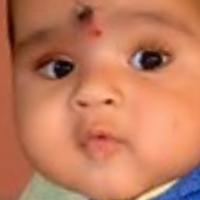
#> input picture test_brown2.jpg, 200 x 200 px
$ jupyter execute skin_tone_detection.ipynb
#> lines starting #> are read from the running program, lines starting #| are printed output that depends on the picture; after the words box and inside, x2 and y2 are one past the last pixel; in counts of white or black regions, pixels touching at a corner belong together
[cell 1]
import cv2
import numpy as np
from sklearn.cluster import KMeans
import matplotlib.pyplot as plt


def extract_skin(image):
    # Convert to HSV color space
    hsv = cv2.cvtColor(image, cv2.COLOR_BGR2HSV)

    # Define skin color range in HSV
    lower_skin = np.array([0, 20, 70], dtype=np.uint8)
    upper_skin = np.array([20, 255, 255], dtype=np.uint8)

    # Create a mask
    mask = cv2.inRange(hsv, lower_skin, upper_skin)

    # Extract skin region
    skin = cv2.bitwise_and(image, image, mask=mask)
    return skin


def get_dominant_color(image, k=1):
    # Convert image to RGB
    image = cv2.cvtColor(image, cv2.COLOR_BGR2RGB)
    image = image.reshape((-1, 3))

    # Remove black pixels (background noise)
    image = image[np.any(image != [0, 0, 0], axis=1)]

    # Apply KMeans clustering to find dominant color
    kmeans = KMeans(n_clusters=k, random_state=42, n_init=10)
    kmeans.fit(image)

    return kmeans.cluster_centers_[0]


def match_skin_tone(rgb_color):
    # Custom Skin Tone Categories
    skin_tones = {
        "Very Fair": (255, 224, 189),
        "Fair": (255, 205, 160),
        "Medium": (240, 180, 140),
        "Olive": (210, 150, 110),
        "Brown": (150, 100, 75),
        "Dark Brown": (90, 60, 45),
    }

    # Find the closest skin tone using Euclidean distance
    min_distance = float("inf")
    best_match = None
    for tone, color in skin_tones.items():
        distance = np.linalg.norm(np.array(rgb_color) - np.array(color))
        if distance < min_distance:
            min_distance = distance
            best_match = tone

    return best_match


def predict_skin_tone(image_path):
#> called with image_path = 'test_brown2.jpg'
    image = cv2.imread(image_path)
#> image is the input picture: shape (200, 200, 3); mean B, G, R 93.5, 123.4, 193.3
    skin = extract_skin(image)
#> in extract_skin, `hsv = cv2.cvtColor(image, cv2.COLOR_BGR2HSV)`: hsv: shape (200, 200, 3); mean H, S, V 13.2, 137.8, 195.4
#> in extract_skin, `mask = cv2.inRange(hsv, lower_skin, upper_skin)`:
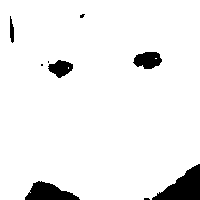
#> mask: shape (200, 200); 94.2% white; 9 black regions (4 under 20 px), largest, box (x1, y1, x2, y2) and area: (152, 164, 200, 200) 928, (25, 181, 80, 200) 638, (133, 52, 162, 69) 365, (48, 60, 73, 78) 285, (10, 16, 14, 43) 79
#> in extract_skin, `skin = cv2.bitwise_and(image, image, mask=mask)`:
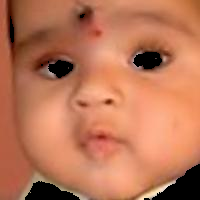
#> skin: shape (200, 200, 3); mean B, G, R 87.1, 117.9, 187.9
    dominant_color = get_dominant_color(skin)
#> dominant_color = [199.5, 125.2, 92.48]
    skin_tone = match_skin_tone(dominant_color)
#> the loop in match_skin_tone, `for tone, color in skin_tones.items():` made 6 passes
#> (distance, min_distance) on passes 1 to 4: (148.9, 148.9), (118.4, 118.4), (83.11, 83.11), (32.17, 32.17)
#> distance on passes 5 to 6: 58.2, 136
#> after the loop in match_skin_tone, `for tone, color in skin_tones.items():`: best_match = 'Olive'; min_distance = 32.17
#> skin_tone = 'Olive'

    print(f"Predicted Skin Tone: {skin_tone}")
#| Predicted Skin Tone: Olive

    # Display the extracted skin region and dominant color
    plt.subplot(1, 2, 1)
    plt.imshow(cv2.cvtColor(skin, cv2.COLOR_BGR2RGB))
    plt.title("Extracted Skin Region")
    plt.axis("off")

    plt.subplot(1, 2, 2)
    plt.imshow([[dominant_color / 255]])
    plt.title(f"Predicted Tone: {skin_tone}")
    plt.axis("off")
    plt.show()
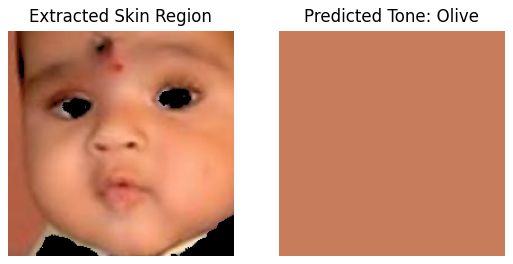
#> figure drawn by matplotlib, 2 panels

# Main function
if __name__ == "__main__":
    predict_skin_tone("test_brown2.jpg")

$ run again, with test_black.jpg copied over test_brown2.jpg
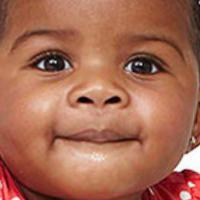
#> input picture test_black.jpg, 200 x 200 px
#> in predict_skin_tone, image is the input picture: shape (200, 200, 3); mean B, G, R 83.5, 106, 166.8
#> hsv: shape (200, 200, 3); mean H, S, V 17.2, 132.4, 166.9
#> in extract_skin, `mask = cv2.inRange(hsv, lower_skin, upper_skin)`:
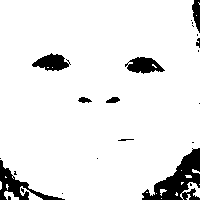
#> mask: shape (200, 200); 91.8% white; 23 black regions (14 under 20 px), largest, box (x1, y1, x2, y2) and area: (142, 148, 200, 200) 1374, (0, 160, 65, 200) 680, (125, 57, 165, 74) 419
#> dominant_color = [170.7, 109.9, 85.11]
#> the loop in match_skin_tone, `for tone, color in skin_tones.items():` made 6 passes
#> (distance, min_distance) on passes 1 to 5: (175.8, 175.8), (147.5, 147.5), (112.8, 112.8), (61.44, 61.44), (25.05, 25.05)
#> after the loop in match_skin_tone, `for tone, color in skin_tones.items():`: best_match = 'Brown'; min_distance = 25.05
#> skin_tone = 'Brown'
#| Predicted Skin Tone: Brown
#> in predict_skin_tone, `plt.show()`:
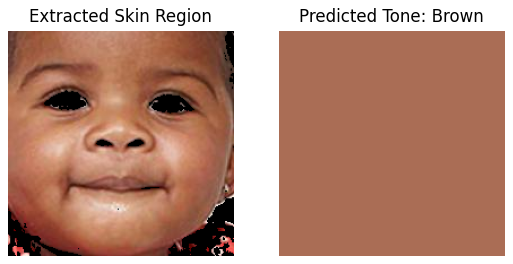
#> figure drawn by matplotlib, 2 panels

$ run again, with test_dry.jpg copied over test_brown2.jpg
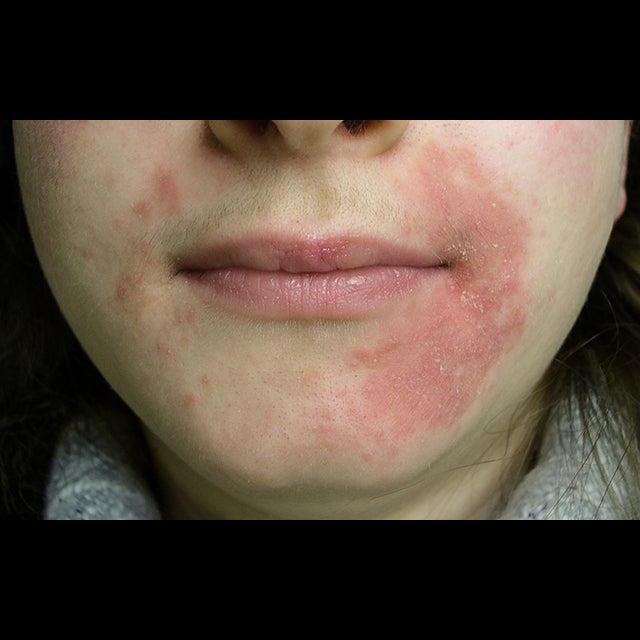
#> input picture test_dry.jpg, 640 x 640 px
#> in predict_skin_tone, image is the input picture: shape (640, 640, 3); mean B, G, R 57.5, 68.9, 83.2
#> hsv: shape (640, 640, 3); mean H, S, V 13.9, 62.9, 83.6
#> in extract_skin, `mask = cv2.inRange(hsv, lower_skin, upper_skin)`:
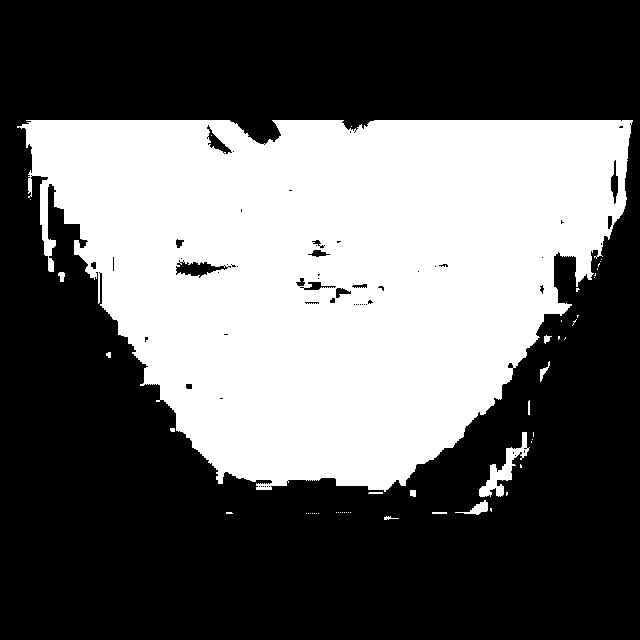
#> mask: shape (640, 640); 38.9% white; 50 white regions (38 under 20 px), largest, box (x1, y1, x2, y2) and area: (17, 120, 633, 492) 157933, (479, 432, 530, 497) 912, (455, 500, 488, 515) 184
#> dominant_color = [173.3, 138.3, 117.6]
#> the loop in match_skin_tone, `for tone, color in skin_tones.items():` made 6 passes
#> (distance, min_distance) on passes 1 to 4: (138.3, 138.3), (113.7, 113.7), (81.76, 81.76), (39.22, 39.22)
#> after the loop in match_skin_tone, `for tone, color in skin_tones.items():`: best_match = 'Olive'; min_distance = 39.22
#> skin_tone = 'Olive'
#| Predicted Skin Tone: Olive
#> in predict_skin_tone, `plt.show()`:
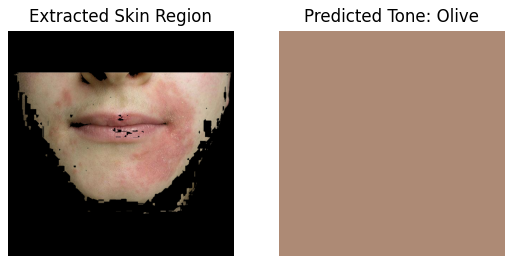
#> figure drawn by matplotlib, 2 panels

$ run again, with test_normal.jpg copied over test_brown2.jpg
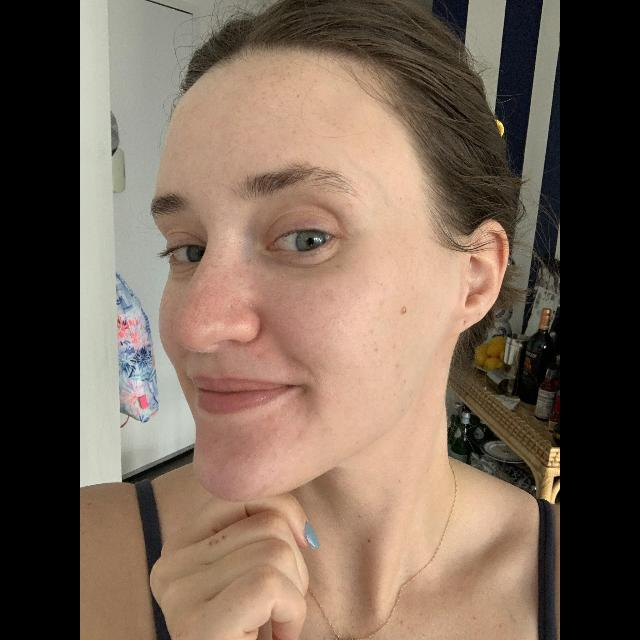
#> input picture test_normal.jpg, 640 x 640 px
#> in predict_skin_tone, image is the input picture: shape (640, 640, 3); mean B, G, R 85.6, 100, 118.9
#> hsv: shape (640, 640, 3); mean H, S, V 17.2, 59.4, 119.7
#> in extract_skin, `mask = cv2.inRange(hsv, lower_skin, upper_skin)`:
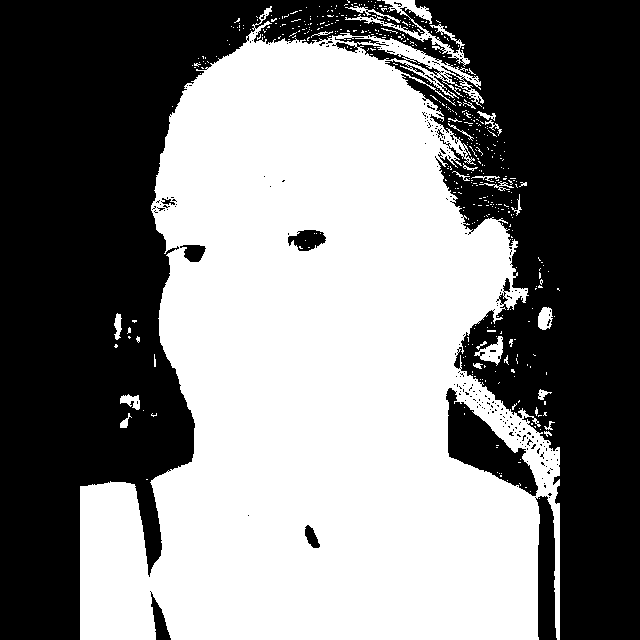
#> mask: shape (640, 640); 50.2% white; 241 black regions (232 under 20 px), largest, box (x1, y1, x2, y2) and area: (0, 0, 640, 640) 195374, (446, 388, 538, 496) 3994, (535, 496, 557, 640) 2277
#> dominant_color = [181.3, 144.2, 119.7]
#> the loop in match_skin_tone, `for tone, color in skin_tones.items():` made 6 passes
#> (distance, min_distance) on passes 1 to 4: (128.9, 128.9), (103.7, 103.7), (71.72, 71.72), (30.86, 30.86)
#> after the loop in match_skin_tone, `for tone, color in skin_tones.items():`: best_match = 'Olive'; min_distance = 30.86
#> skin_tone = 'Olive'
#| Predicted Skin Tone: Olive
#> in predict_skin_tone, `plt.show()`:
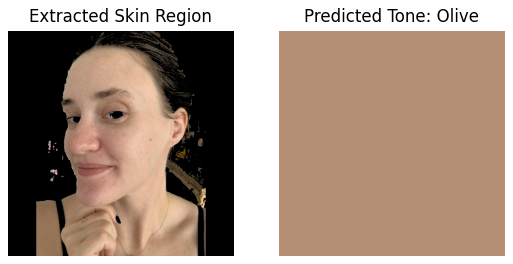
#> figure drawn by matplotlib, 2 panels
